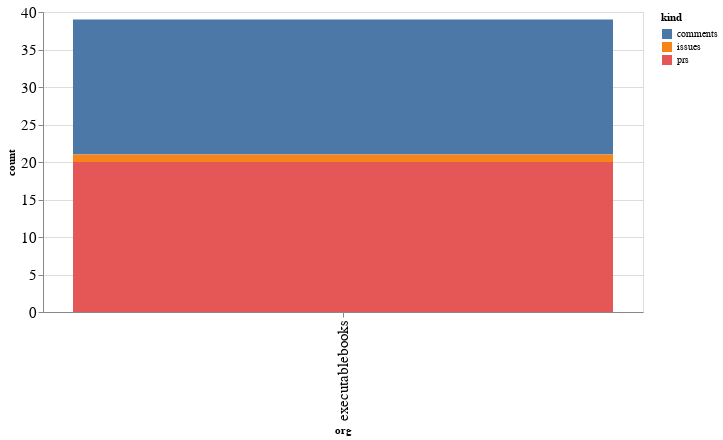

The cell this chart's notebook holds for it:
### Code cell
alt.Chart(org_summaries, width=600).mark_bar().encode(
    x='org',
    y='count',
    color='kind',
    tooltip="org"
)

### Figure 1 — Vega-Lite specification as saved in the notebook (floating-point values rounded to 4 significant figures)
{"config": {"axisLeft": {"labelFontSize": 15}, "axisBottom": {"labelFontSize": 15}}, "data": {"name": "data-18574ed252c1f0c926e388e9baae765f"}, "mark": "bar", "encoding": {"color": {"type": "nominal", "field": "kind"}, "tooltip": {"type": "nominal", "field": "org"}, "x": {"type": "nominal", "field": "org"}, "y": {"type": "quantitative", "field": "count"}}, "width": 600, "$schema": "https://vega.github.io/schema/vega-lite/v4.8.1.json", "datasets": {"data-18574ed252c1f0c926e388e9baae765f": [{"org": "executablebooks", "kind": "comments", "count": 18}, {"org": "executablebooks", "kind": "issues", "count": 1}, {"org": "executablebooks", "kind": "prs", "count": 20}]}}
